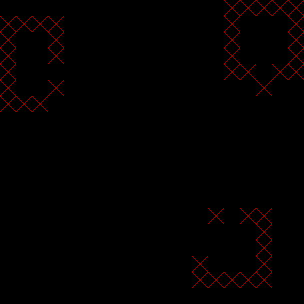

The image is a tile-based game level rendered from a .tmx file. Its description and source (layers, tilesets, objects; grid data summarised) follow:
An orthogonal 19x19 tile map with 16x16 px tiles, 1 tile layer (collision), 1 hidden layer not drawn, 2 tilesets and 46 objects (13x table, 7x openDoor, 6x coffee, 4x rupee, 4x static, ...).

<map version="1.0" orientation="orthogonal" renderorder="right-down" width="19" height="19" tilewidth="16" tileheight="16">
 <properties>
  <property name="texture" value="wood" />
 </properties>
 <tileset firstgid="1" name="tile_collision" tilewidth="16" tileheight="16">
  <image source="../tilesets/tile_collision.png" width="128" height="128" />
 </tileset>
 <tileset firstgid="65" name="tile_meshes" tilewidth="16" tileheight="16">
  <image source="../tilesets/tile_meshes.png" width="128" height="128" />
 </tileset>
 <layer name="collision" width="19" height="19">
  <data>[361 cells, 130 non-empty, 3 distinct tile ids]</data>
 </layer>
 <layer name="mesh" width="19" height="19" visible="0" opacity="0.75">
  <data>[361 cells, 104 non-empty, 14 distinct tile ids]</data>
 </layer>
 <objectgroup color="#9ba1a4" name="objects" opacity="0.55">
  <object type="key" x="224" y="224" width="16" height="16">
   <ellipse />
  </object>
  <object type="door" x="236" y="112" width="16" height="8" rotation="-270" />
  <object type="coffee" x="78.4432" y="173.396" width="20" height="20" rotation="1">
   <properties>
    <property name="height" value="1" />
   </properties>
   <ellipse />
  </object>
  <object type="levelTrigger" x="128" y="272" width="4" height="16">
   <properties>
    <property name="level" value="01_superhub" />
    <property name="spawn" value="05_entrance" />
   </properties>
  </object>
  <object type="page" x="176" y="80" width="16" height="16">
   <ellipse />
  </object>
  <object type="rupee" x="269.823" y="97.8074" width="16" height="16" rotation="1">
   <properties>
    <property name="height" value="1" />
   </properties>
   <ellipse />
  </object>
  <object type="openDoor" x="144" y="272" width="16" height="16" />
  <object type="openDoor" x="128" y="272" width="16" height="16" />
  <object type="openDoor" x="112" y="272" width="16" height="16" />
  <object type="openDoor" x="112" y="288" width="16" height="16" />
  <object type="openDoor" x="160" y="272" width="16" height="16" />
  <object type="openDoor" x="160" y="256" width="16" height="16" />
  <object type="openDoor" x="160" y="240" width="16" height="16" />
  <object type="table" x="79.3019" y="176" width="32" height="16" />
  <object type="table" x="184" y="80" width="8" height="8" />
  <object type="table" x="176" y="224" width="16" height="16" />
  <object type="table" x="272" y="96" width="16" height="16" />
  <object type="table" x="272" y="126.604" width="16" height="16" />
  <object type="static" x="120" y="65" width="16" height="16">
   <properties>
    <property name="collision" value="true" />
    <property name="height" value="0.25" />
    <property name="mesh" value="full_cube" />
    <property name="texture" value="tile_decal" />
   </properties>
  </object>
  <object type="static" x="136" y="129" width="16" height="16">
   <properties>
    <property name="collision" value="true" />
    <property name="height" value="0.25" />
    <property name="mesh" value="full_cube" />
    <property name="texture" value="tile_decal" />
   </properties>
  </object>
  <object type="static" x="145" y="120" width="16" height="16">
   <properties>
    <property name="collision" value="true" />
    <property name="height" value="0.25" />
    <property name="mesh" value="full_cube" />
    <property name="texture" value="tile_decal" />
   </properties>
  </object>
  <object type="static" x="127" y="120" width="16" height="16">
   <properties>
    <property name="collision" value="true" />
    <property name="height" value="0.25" />
    <property name="mesh" value="full_cube" />
    <property name="texture" value="tile_decal" />
   </properties>
  </object>
  <object type="rupee" x="224" y="240" width="16" height="16" rotation="1">
   <ellipse />
  </object>
  <object type="breakableWall" x="208" y="208" width="16" height="8" />
  <object type="breakableWall" x="48" y="80" width="16" height="16" />
  <object type="breakableWall" x="256" y="80" width="16" height="16" />
  <object type="rupee" x="268.779" y="124.98" width="16" height="16" rotation="1">
   <properties>
    <property name="height" value="1" />
   </properties>
   <ellipse />
  </object>
  <object type="coffee" x="96.4535" y="31.8834" width="16" height="16" rotation="1">
   <properties>
    <property name="height" value="1" />
   </properties>
   <ellipse />
  </object>
  <object type="coffee" x="143.129" y="31.7892" width="16" height="16" rotation="1">
   <properties>
    <property name="height" value="1" />
   </properties>
   <ellipse />
  </object>
  <object type="key" x="22.7145" y="57.9663" width="16" height="16">
   <ellipse />
  </object>
  <object type="rupee" x="91.7806" y="85.0471" width="16" height="16" rotation="1">
   <properties>
    <property name="height" value="1" />
   </properties>
   <ellipse />
  </object>
  <object type="table" x="124" y="108" width="8" height="8" />
  <object type="table" x="156" y="108" width="8" height="8" />
  <object type="table" x="156" y="140" width="8" height="8" />
  <object type="table" x="124" y="140" width="8" height="8" />
  <object type="table" x="156" y="172" width="8" height="8" />
  <object type="table" x="188" y="140" width="8" height="8" />
  <object type="enemy" x="68" y="80" width="16" height="16" rotation="1">
   <properties>
    <property name="height" value="1" />
   </properties>
   <ellipse />
  </object>
  <object type="chest" x="272" y="32" width="16" height="16">
   <properties>
    <property name="keys" value="1" />
    <property name="pages" value="0" />
    <property name="rupees" value="2" />
   </properties>
   <ellipse />
  </object>
  <object type="coffee" x="172" y="220" width="16" height="16" rotation="1">
   <properties>
    <property name="height" value="1" />
   </properties>
   <ellipse />
  </object>
  <object type="coffee" x="207.129" y="95.7892" width="16" height="16" rotation="1">
   <properties>
    <property name="height" value="1" />
   </properties>
   <ellipse />
  </object>
  <object type="coffee" x="207.129" y="127.789" width="16" height="16" rotation="1">
   <properties>
    <property name="height" value="1" />
   </properties>
   <ellipse />
  </object>
  <object type="table" x="212" y="100" width="8" height="8" />
  <object type="table" x="212" y="132" width="8" height="8" />
  <object type="key" x="100" y="88" width="16" height="16">
   <ellipse />
  </object>
 </objectgroup>
 <objectgroup name="player">
  <object type="player" x="152" y="272" width="16" height="16">
   <properties>
    <property name="name" value="01_entrance" />
   </properties>
   <ellipse />
  </object>
 </objectgroup>
</map>
